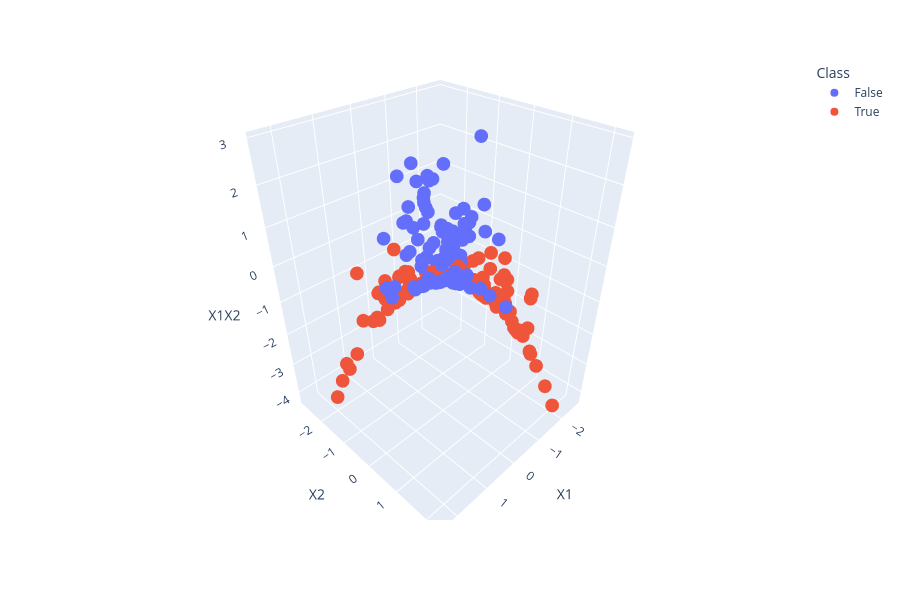

Notebook code for this chart:
### Code cell
# Create an interactive 3D scatter plot using plotly
import plotly.express as px
fig = px.scatter_3d(df, x='X1', y='X2', z='X1X2', color='Class', color_continuous_scale=['blue', 'red'])
fig.update_layout(height=600)
fig.show()
